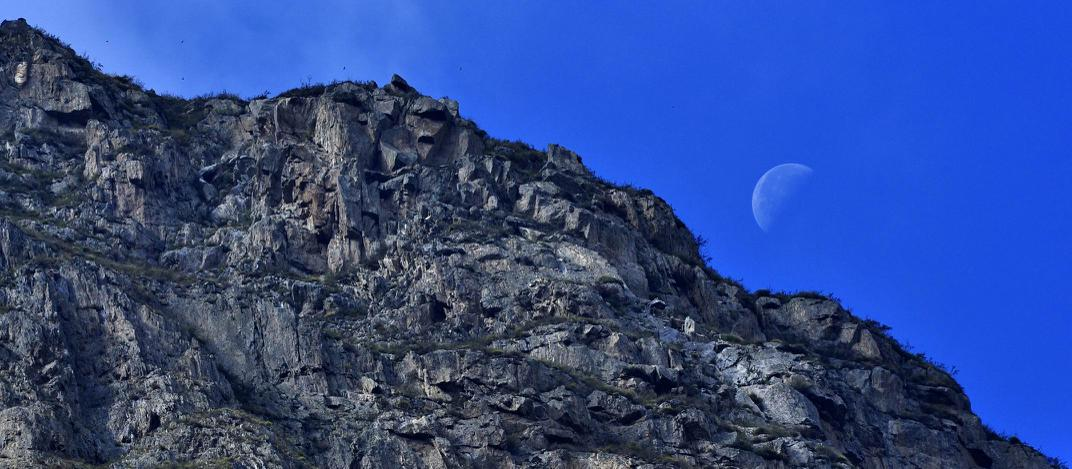
#> input picture src/images/test.jpg, 1072 x 469 px
$ python testFilter.py
#> lines starting #> are read from the running program, lines starting #| are printed output that depends on the picture
# -*- coding: utf-8 -*-
'''
Created on 2017年12月16日

@author: tony
'''

from PIL import Image, ImageFilter

im = Image.open('test.jpg')
#> im is the input picture: PIL image 1072x469 RGB; mean R, G, B 49.1, 75, 142
im2 = im.filter(ImageFilter.BLUR)
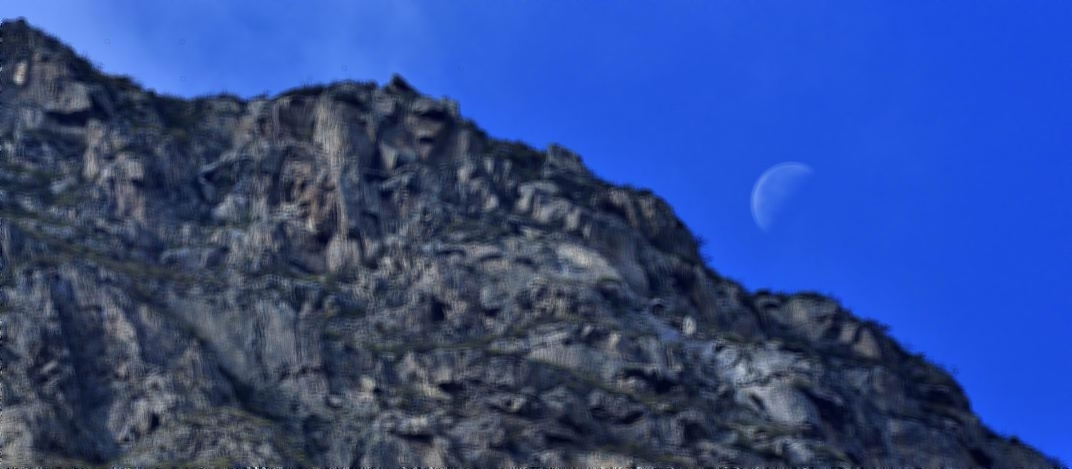
#> im2: PIL image 1072x469 RGB; mean R, G, B 49.1, 75, 142
im2.save('blur.jpg', 'jpeg')
